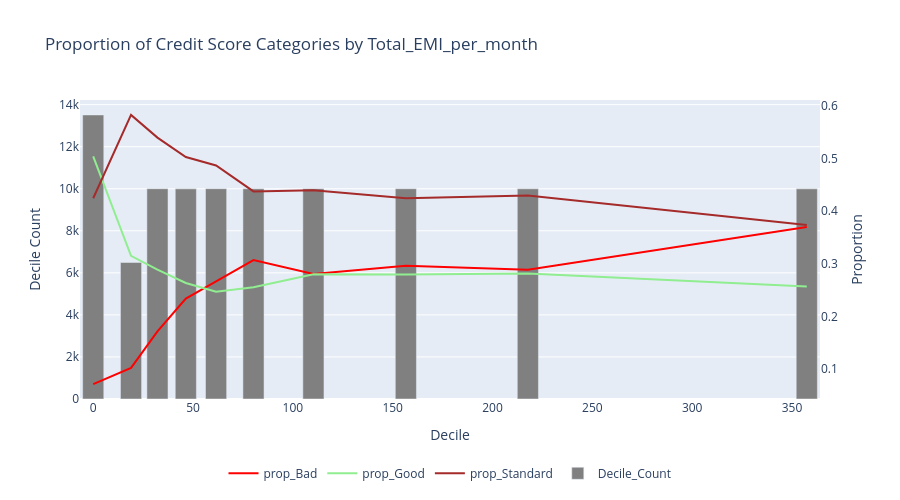

Write notebook code for a chart like this one.
### Markdown cell above
Proporción de Buenos: se observa una relación negativa, (en tendencia), entre la magnitud de las cuotas y la proporción de buenos deudores.

Proporción de standard: la realación entre la magnitud de las cuotas y la proporción de deudores Standard es mixta: una relación positiva hasta los 18 dólares, por encima de este umbral, la relación es negativa.

Proporción de malos: según lo esperado, la proporción de malos y la magnitud de las cuotas se relacionan positivamente.

### Code cell
chart_types = {
    "prop_Good":"line",
    "prop_Standard":"line",
    "prop_Bad": "line",  
    "Decile_Count": "bar"    
}

fig = plot_interactive_chart(
    df=deciles_summary,  
    y_columns=["prop_Bad", "prop_Good", "prop_Standard", "Decile_Count"],  
    x_column="Decile_Max",  
    chart_types=chart_types, 
    title=f"Proportion of Credit Score Categories by {continuous_variable}",
    x_title="Decile",
    y_title="Decile Count",  
    y2_title="Proportion",   
    secondary_y=["prop_Bad", "prop_Good", "prop_Standard"],  
    width=900,
    height=500,
    custom_colors={"prop_Bad": "red", "prop_Good":"lightgreen",
    "prop_Standard":"brown", "Decile_Count": "gray"}  
)

fig.show()

### Figure 1 — Plotly figure (JSON) as saved in the notebook; plotly's stock layout.template omitted (floating-point values rounded to 4 significant figures)
{"data": [{"line": {"color": "red"}, "mode": "lines", "name": "prop_Bad", "type": "scatter", "x": [0, 18.94, 32.18, 46.39, 61.54, 80.27, 110.3, 156.6, 217.7, 357.4], "y": [0.0715, 0.1023, 0.1716, 0.2338, 0.2663, 0.3071, 0.2804, 0.2964, 0.2887, 0.3696], "yaxis": "y2"}, {"line": {"color": "lightgreen"}, "mode": "lines", "name": "prop_Good", "type": "scatter", "x": [0, 18.94, 32.18, 46.39, 61.54, 80.27, 110.3, 156.6, 217.7, 357.4], "y": [0.5041, 0.3151, 0.2888, 0.2634, 0.247, 0.2555, 0.2801, 0.2794, 0.2817, 0.2569], "yaxis": "y2"}, {"line": {"color": "brown"}, "mode": "lines", "name": "prop_Standard", "type": "scatter", "x": [0, 18.94, 32.18, 46.39, 61.54, 80.27, 110.3, 156.6, 217.7, 357.4], "y": [0.4244, 0.5826, 0.5396, 0.5028, 0.4867, 0.4375, 0.4395, 0.4242, 0.4296, 0.3734], "yaxis": "y2"}, {"marker": {"color": "gray"}, "name": "Decile_Count", "type": "bar", "x": [0, 18.94, 32.18, 46.39, 61.54, 80.27, 110.3, 156.6, 217.7, 357.4], "y": [13510, 6493, 10002, 9995, 10003, 10001, 10003, 10000, 9997, 9996], "yaxis": "y"}], "layout": {"height": 500, "legend": {"orientation": "h", "x": 0.5, "xanchor": "center", "y": -0.2, "yanchor": "top"}, "title": {"text": "Proportion of Credit Score Categories by Total_EMI_per_month"}, "width": 900, "xaxis": {"title": {"text": "Decile"}}, "yaxis": {"title": {"text": "Decile Count"}}, "yaxis2": {"overlaying": "y", "showgrid": false, "side": "right", "title": {"text": "Proportion"}}}}
